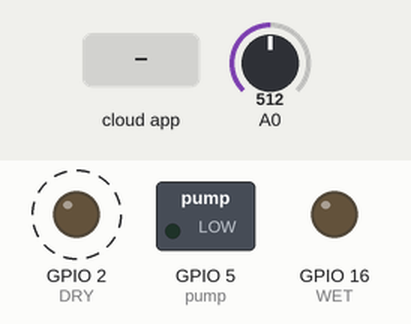
Simulated run of this sketch. Board: ESP8266 (NodeMCU). Parts: switched loads named in the sketch (green lamp = pin HIGH), output pins drawn as LEDs (lit = HIGH). Dashed ring = blinking. The inputs (shaded band) are chosen by the test bench; at power-on: A0 = 512. WiFi joins after 1.5 s; servers stay silent unless stated; the Firebase database answers and starts empty; what the sketch prints to the serial monitor is not drawn.

Above: at 4.7 s.
4.8 s: the phone or cloud app sets switch to true
At 5.9 s:
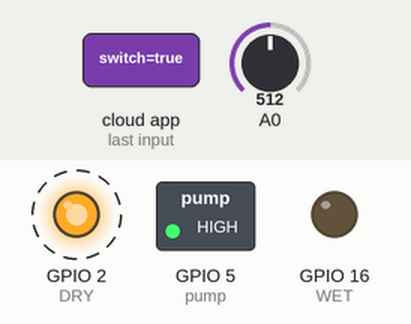
9.3 s: A0 set to 318
12.8 s: A0 set to 289
At 14.2 s:
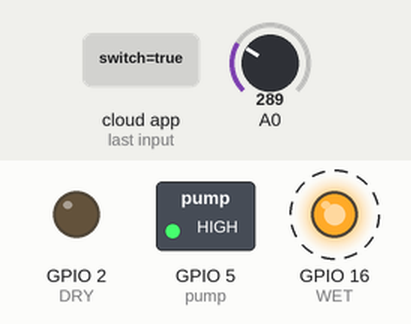
18.1 s: A0 set to 306
At 19.1 s:
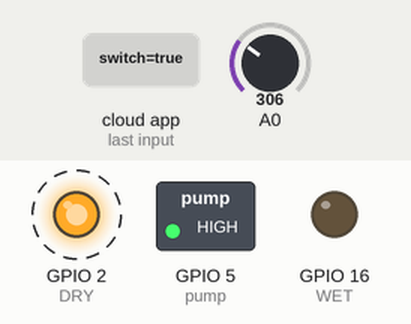
23.4 s: A0 set to 122
At 24.8 s:
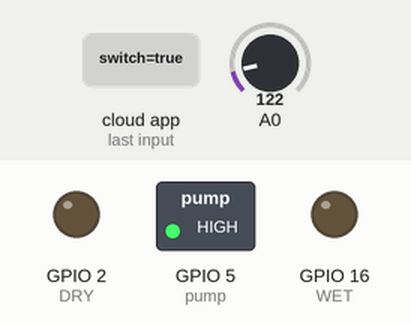
Timing chart, 0 to 29.7 s (numbered marks = the images above; inputs shaded):
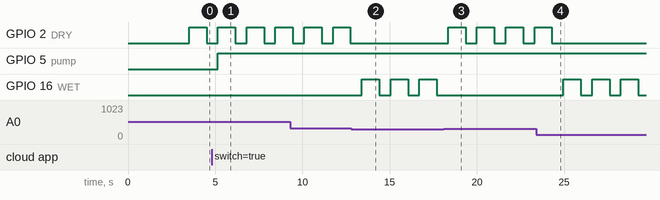

Measured:
- the behaviour switches between 300 and 299 on A0 (found by bisection; images 1 and 2)
- after the input at 4.8 s, GPIO 5 (pump): LOW → HIGH after 0.35 s
- after the input at 12.8 s, GPIO 2 (DRY): stops changing and stays LOW; GPIO 16 (WET): alternates HIGH for 1.0 s and LOW for 0.65 s, starting after 0.61 s
- after the input at 18.1 s, GPIO 2 (DRY): alternates HIGH for 1.0 s and LOW for 0.65 s, starting after 0.26 s; GPIO 16 (WET): stops changing and stays LOW
- after the input at 23.4 s, GPIO 2 (DRY): goes on until 24.3 s, then stays LOW; GPIO 16 (WET): alternates HIGH for 1.0 s and LOW for 0.65 s, starting after 1.6 s
- by itself, GPIO 2 (DRY): alternates HIGH for 1.0 s and LOW for 0.65 s

The sketch:

GreenHouse.ino
```cpp
#include <FirebaseArduino.h>
 #include <ArduinoJson.h>
#include  <ESP8266WiFi.h>

#define FIREBASE_HOST "control-system-a00e9.firebaseio.com"
#define WIFI_SSID "RS" // Change the name of your WIFI
#define WIFI_PASSWORD "1234567890" // Change the password of your WIFI

int WET= 16; // Wet Indicator at Digital pin D0
int DRY= 2;  // Dry Indicator at Digital pin D4
int sense_Pin = 0; // sensor input at Analog pin A0
int pump = 5;

int value = 0;

void setup() {
  // put your setup code here, to run once:

  Serial.begin(9600);

  WiFi.begin (WIFI_SSID, WIFI_PASSWORD);
   while (WiFi.status() != WL_CONNECTED) {
    delay(500);
    Serial.print(".");
  }

  Serial.println ("");
  Serial.println ("WiFi Connected!");
  Firebase.begin(FIREBASE_HOST);

  pinMode(WET, OUTPUT);
  pinMode(DRY, OUTPUT);
  pinMode(pump, OUTPUT);
  delay(2000);
}

void loop() {
  // put your main code here, to run repeatedly:

  Serial.print("MOISTURE LEVEL : ");

  value= analogRead(sense_Pin);
  value= value/10;
  Serial.println(value);

  if(!digitalRead(pump)==HIGH){
    Serial.print("pump on");
  }

  if(value<30)
  {
      digitalWrite(WET, HIGH);
      //digitalWrite(pump, HIGH);
  }else{
     digitalWrite(DRY,HIGH);
     //digitalWrite(pump, LOW);
  }
  delay(1000);
  digitalWrite(WET,LOW);
  digitalWrite(DRY, LOW);

  Firebase.setFloat ("Soil moisture", value);
  delay(200);

//  String path = "/";
//  FirebaseObject object = Firebase.get(path);

//  int x = object.getInt("switch");

  Serial.println(Firebase.getString("switch"));

  if(Firebase.getString("switch")=="true"){
    digitalWrite(pump, HIGH);
  }else{
    digitalWrite(pump, LOW);
  }

//  if(Firebase.getInt("switch")){
//    Serial.print("Pump Start.");
//  }
}
```
